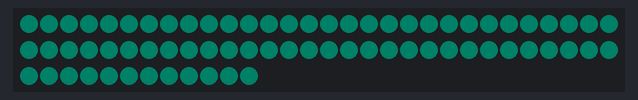
A sketch run on a simulated ESP32. On the bench: 72 RGB LEDs in strip order, left to right, continuing on the next row. Dim RGB values are drawn brighter than linear; WiFi joins after 1.5 s; servers stay silent unless stated; what the sketch prints to the serial monitor is not drawn.

Above: at 1.8 s.

The sketch:

tmep_okresy-cr-teplota.ino
```cpp
/*
 * LaskaKit LED Czech Map, TMEP temperature.
 * Get Temperature from TMEP, find minimum and maximum of temperature,
 * and show on the map.
 * For settings see config.h
 *
 * Email:podpora@laskakit.cz
 * Web:laskakit.cz
 *
 * How TO: https://wiki.tmep.cz/doku.php?id=ruzne:led_mapa_okresu_cr
 * Inspired by "Your Mothers Map" (Mapa Tvoji Mamy): https://github.com/tomasbrincil/pcb_mapa_cr_1
 * Modification of color layout based on min and max temperature in Czechia from https://github.com/rpsh1919/LED-mapa/blob/main/LED-mspa.src
 */

#include "config.h"            // - >>>>> change to config.h and fill the file.

#include <WiFi.h>
#include <HTTPClient.h>
#include <ArduinoJson.h>          // https://github.com/bblanchon/ArduinoJson v6+
#include "Freenove_WS2812_Lib_for_ESP32.h"
#define LEDS_COUNT  72
#define LEDS_PIN	25
#define CHANNEL		0

// URL with JSON data
const char* json_url = "http://cdn.tmep.cz/app/export/okresy-cr-teplota.json";
unsigned long lastTime = 0;
unsigned long timerDelay = 60000;
int lastid, value, color, first_time;
Freenove_ESP32_WS2812 strip = Freenove_ESP32_WS2812(LEDS_COUNT, LEDS_PIN, CHANNEL, TYPE_GRB);
String sensorReadings;
float sensorReadingsArr[3];

// Initialize array with number of districts readed from TMEP,
// which we will later populate with values from JSON
float TMEPDistrictTemperatures[77];

// We need to map our LED order with district order from TMEP,
// so here we have array with positions of districts on TMEP that we get from JSON
// starting from zero, so: index 0 (first LED) is district with ID 9 and so on
// until we have district for every from our 72 LEDs
int TMEPDistrictPosition[72] = {
 9, 11, 12, 8, 10, 13, 6, 15, 7, 5, 3, 14, 16, 67, 66, 4, 2, 24, 17, 1, 68, 18, 65, 64, 0,
 25, 76, 20, 69, 19, 27, 23, 73, 70, 21, 29, 28, 59, 22, 71, 61, 63, 30, 72, 31, 26, 48,
 46, 33, 39, 58, 49, 51, 47, 57, 40, 32, 35, 56, 38, 55, 34, 45, 41, 50, 36, 54, 52, 37,
 44, 53, 43
};

void setup()
{
    Serial.begin(115200);
    delay(10);
    Serial.println();
    Serial.println();
    Serial.print("Connecting to ");
    Serial.println(ssid);
    WiFi.begin(ssid, password);
    while (WiFi.status() != WL_CONNECTED) {
        delay(500);
        Serial.print(".");
    }
    Serial.println("");
    Serial.println("WiFi connected");
    Serial.println("IP address: ");
    Serial.println(WiFi.localIP());
    strip.begin();
    strip.setBrightness(10);
}

void loop()
{
    // Did we wait long enough or was it just powered on?
    if ((millis() - lastTime) > timerDelay || first_time == 0) {
        if(WiFi.status()== WL_CONNECTED){
            first_time = 1;
            sensorReadings = httpGETRequest(json_url);
            DynamicJsonDocument doc(6144);
            DeserializationError error = deserializeJson(doc, sensorReadings);
            if (error) {
                Serial.print(F("deserializeJson() failed: "));
                Serial.println(error.f_str());
                return;
            }

            String tmp;
            float maxTemp = -99;
            float minTemp =  99;
            // Read all TMEP districts with their indexes
            for (JsonObject item : doc.as<JsonArray>()) {
                int TMEPdistrictIndex = item["id"];
                // Substract 1, so index will start from 0
                TMEPdistrictIndex -= 1;
                double h = item["h"];
                TMEPDistrictTemperatures[TMEPdistrictIndex] = h;

                // find the min and max temperature for adjusting of color layout
                tmp = TMEPDistrictTemperatures[TMEPdistrictIndex];
                if (tmp.toFloat() < minTemp) minTemp = tmp.toFloat();
                if (tmp.toFloat() > maxTemp) maxTemp = tmp.toFloat();
            }

            // Now go through our LEDs and we will set their colors
            for (int LED = 0; LED <= LEDS_COUNT - 1; LED++)
            {
              // Get color for correct district and recalculate based on the min and max of temperature in Czechia - variable color layout
              //color = map(TMEPDistrictTemperatures[TMEPDistrictPosition[LED]], minTemp, maxTemp, 170, 0);
              // Get color for correct district LED - fixed color layout (min -15; max 40 °C)
              color = map(TMEPDistrictTemperatures[TMEPDistrictPosition[LED]], -15, 40, 170, 0);
              strip.setLedColorData(LED, strip.Wheel(color));
            }

            strip.show();
        }
        else {
            Serial.println("WiFi Disconnected");
        }
        lastTime = millis();
    }
}

String httpGETRequest(const char* serverName) {
    WiFiClient client;
    HTTPClient http;
    http.begin(client, serverName);
    int httpResponseCode = http.GET();
    String payload = "{}";
    if (httpResponseCode>0) {
        Serial.print("HTTP Response code: ");
        Serial.println(httpResponseCode);
        payload = http.getString();
    }
    else {
        Serial.print("Error code: ");
        Serial.println(httpResponseCode);
    }
    http.end();
    return payload;
}
```

config.h
```cpp
// fill ssid name and password
const char* ssid     = "ssid";
const char* password = "123456";
```
